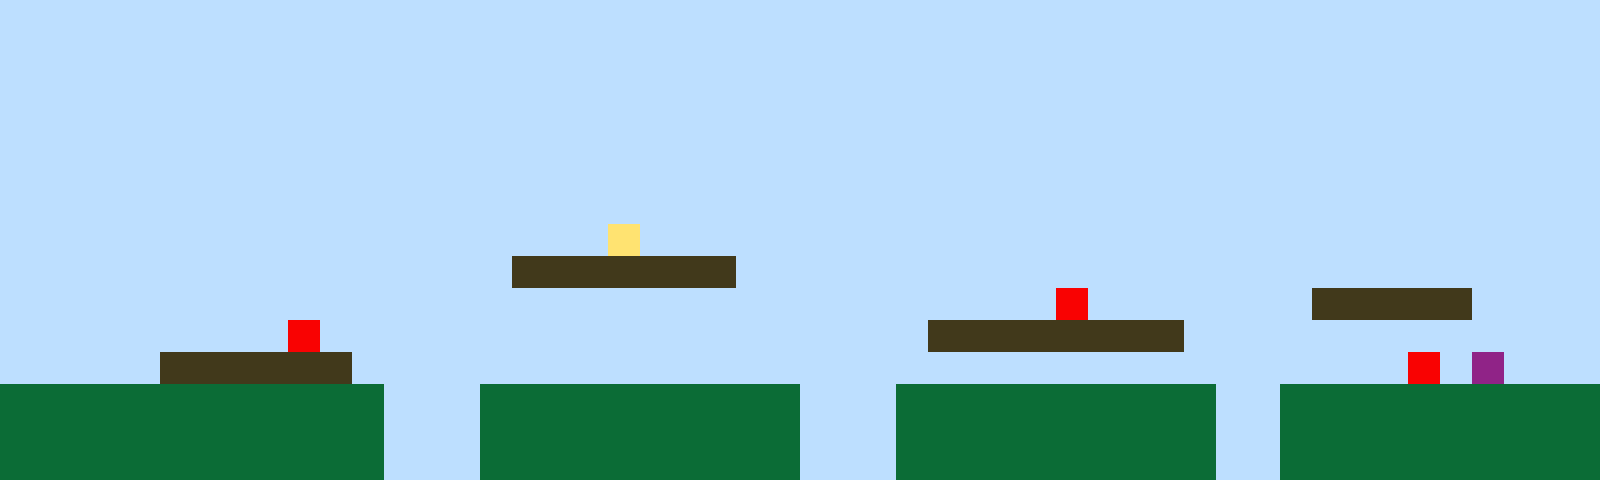

This is a level from a 2D game, rendered from its Tiled map with the project's own tilesets. A one-line summary and the complete map file follow:
An orthogonal 50x15 tile map with 32x32 px tiles, 1 tile layer (Tile Layer 1).

<map version="1.10" tiledversion="1.11.2" orientation="orthogonal" renderorder="right-up" width="50" height="15" tilewidth="32" tileheight="32" infinite="0" nextlayerid="2" nextobjectid="1"><editorsettings><export target="map1.csv" format="csv" /></editorsettings><tileset firstgid="1" name="sprites" tilewidth="32" tileheight="32" tilecount="6" columns="3"><image source="sprites.png" width="96" height="64" /></tileset><layer id="1" name="Tile Layer 1" width="50" height="15"><data encoding="csv">1,1,1,1,1,1,1,1,1,1,1,1,1,1,1,1,1,1,1,1,1,1,1,1,1,1,1,1,1,1,1,1,1,1,1,1,1,1,1,1,1,1,1,1,1,1,1,1,1,1,1,1,1,1,1,1,1,1,1,1,1,1,1,1,1,1,1,1,1,1,1,1,1,1,1,1,1,1,1,1,1,1,1,1,1,1,1,1,1,1,1,1,1,1,1,1,1,1,1,1,1,1,1,1,1,1,1,1,1,1,1,1,1,1,1,1,1,1,1,1,1,1,1,1,1,1,1,1,1,1,1,1,1,1,1,1,1,1,1,1,1,1,1,1,1,1,1,1,1,1,1,1,1,1,1,1,1,1,1,1,1,1,1,1,1,1,1,1,1,1,1,1,1,1,1,1,1,1,1,1,1,1,1,1,1,1,1,1,1,1,1,1,1,1,1,1,1,1,1,1,1,1,1,1,1,1,1,1,1,1,1,1,1,1,1,1,1,1,1,1,1,1,1,1,1,1,1,1,1,1,1,1,1,1,1,1,1,1,1,1,1,1,1,1,1,1,1,1,1,1,1,1,1,1,1,1,1,1,1,1,1,1,1,1,1,1,1,1,1,1,1,1,1,1,1,1,1,1,1,1,1,1,1,1,1,1,1,1,1,1,1,1,1,1,1,1,1,1,1,1,1,1,1,1,1,1,1,1,1,1,1,1,1,1,1,1,1,1,1,1,1,1,1,1,1,1,1,1,1,1,1,1,1,1,1,1,1,1,1,1,1,1,1,1,1,1,1,1,1,1,1,1,1,1,1,1,1,1,1,1,1,1,1,1,1,1,1,1,1,4,1,1,1,1,1,1,1,1,1,1,1,1,1,1,1,1,1,1,1,1,1,1,1,1,1,1,1,1,1,1,1,1,1,1,1,1,1,1,1,1,1,1,1,1,1,1,3,3,3,3,3,3,3,1,1,1,1,1,1,1,1,1,1,1,1,1,1,1,1,1,1,1,1,1,1,1,1,1,1,1,1,1,1,1,1,1,1,1,1,1,1,1,1,1,1,1,1,1,1,1,1,1,1,1,1,1,1,1,1,1,1,1,1,5,1,1,1,1,1,1,1,3,3,3,3,3,1,1,1,1,1,1,1,1,1,1,1,1,1,5,1,1,1,1,1,1,1,1,1,1,1,1,1,1,1,1,1,1,1,3,3,3,3,3,3,3,3,1,1,1,1,1,1,1,1,1,1,1,1,1,1,1,1,1,1,3,3,3,3,3,3,1,1,1,1,1,1,1,1,1,1,1,1,1,1,1,1,1,1,1,1,1,1,1,1,1,1,1,1,1,1,1,1,1,5,1,6,1,1,1,2,2,2,2,2,2,2,2,2,2,2,2,1,1,1,2,2,2,2,2,2,2,2,2,2,1,1,1,2,2,2,2,2,2,2,2,2,2,1,1,2,2,2,2,2,2,2,2,2,2,2,2,2,2,2,2,2,2,2,2,2,2,1,1,1,2,2,2,2,2,2,2,2,2,2,1,1,1,2,2,2,2,2,2,2,2,2,2,1,1,2,2,2,2,2,2,2,2,2,2,2,2,2,2,2,2,2,2,2,2,2,2,1,1,1,2,2,2,2,2,2,2,2,2,2,1,1,1,2,2,2,2,2,2,2,2,2,2,1,1,2,2,2,2,2,2,2,2,2,2</data></layer></map>
